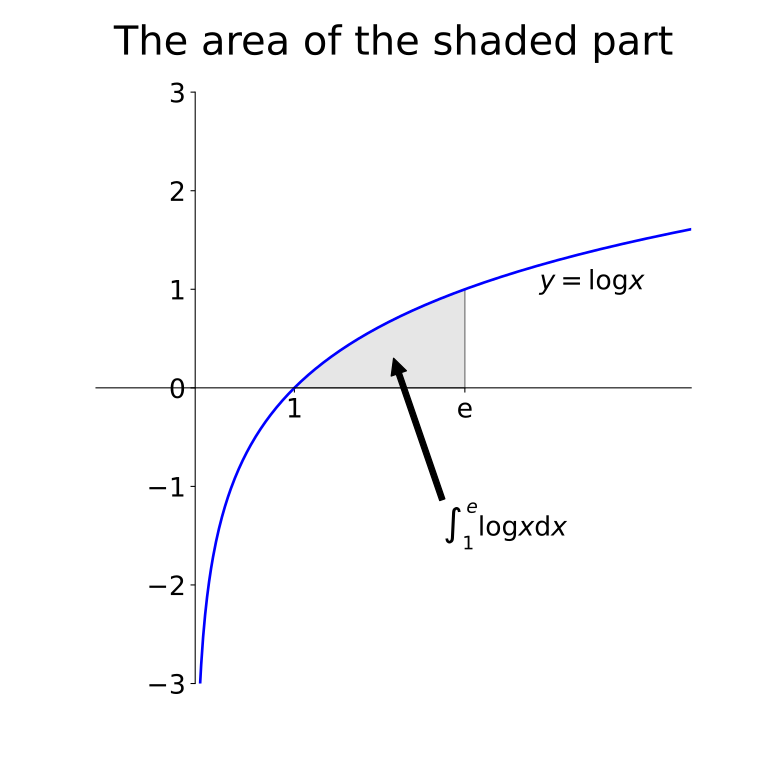

Write the Python code that produced this figure.
import numpy as np
import matplotlib.pyplot as plt
from matplotlib.patches import Polygon

def func(x):
    return np.log(x)

#y=func(x)を表示
x = np.arange(0.01, 5, 0.01)
y = func(x)
fig, ax = plt.subplots(figsize=(8,8))
ax.axis([-1, 5, -3, 3])
ax.plot(x, y, 'b', linewidth=2)

# Make the shaded region
a, b = 1, np.e  # integral limits
ix = np.linspace(a, b)
iy = func(ix)
verts = [(a, 0), *zip(ix, iy), (b, 0)]
poly = Polygon(verts, facecolor='0.9', edgecolor='0.5')
ax.add_patch(poly)

ax.text(4, 1, r"$y = \log x$", horizontalalignment='center', fontsize=20)
# ax.text(3, 25, r"$\int_0^{\frac{\pi}{2}} \log x \mathrm{d}x$", horizontalalignment='center', fontsize=20)
arrowtext = r"$\int_1^e \log x \mathrm{d}x$"
ax.annotate(arrowtext, xy=(2, 0.3), xytext=(2.5, -1.5), arrowprops=dict(facecolor='black'), fontsize=20)

ax.set_xticks((a, b))
ax.set_xticklabels(('1','e'))
# ax.set_yticks([-1, 1])
# ax.set_yticklabels(('-1', '1'))
ax.tick_params(labelsize=20)

# 座標軸を原点を通る位置に移動
ax.spines['right'].set_color('none')
ax.spines['top'].set_color('none')
ax.xaxis.set_ticks_position('bottom')
ax.spines['bottom'].set_position(('data',0))
ax.yaxis.set_ticks_position('left')
ax.spines['left'].set_position(('data',0))

plt.title('The area of the shaded part', fontsize=30, y=1.05)
fig.savefig('intlog.svg')
# plt.show()
